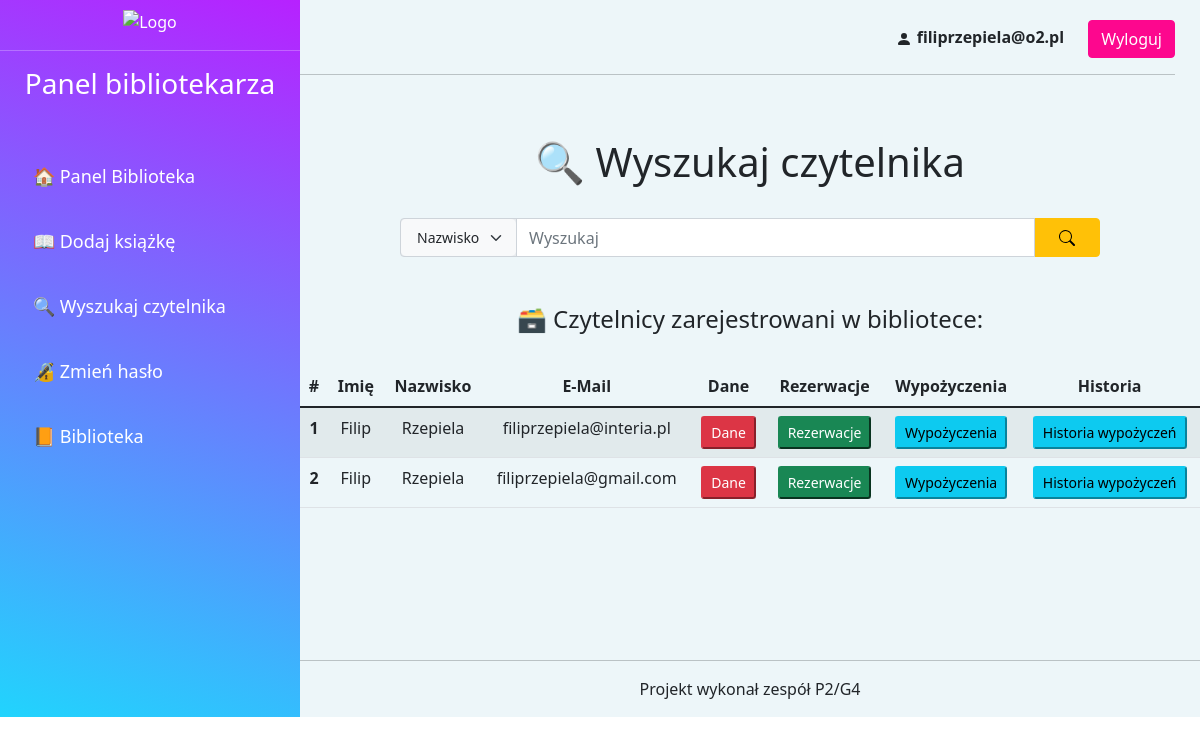
Before: /szukaj-czyt.php (signed in) with the older database file.
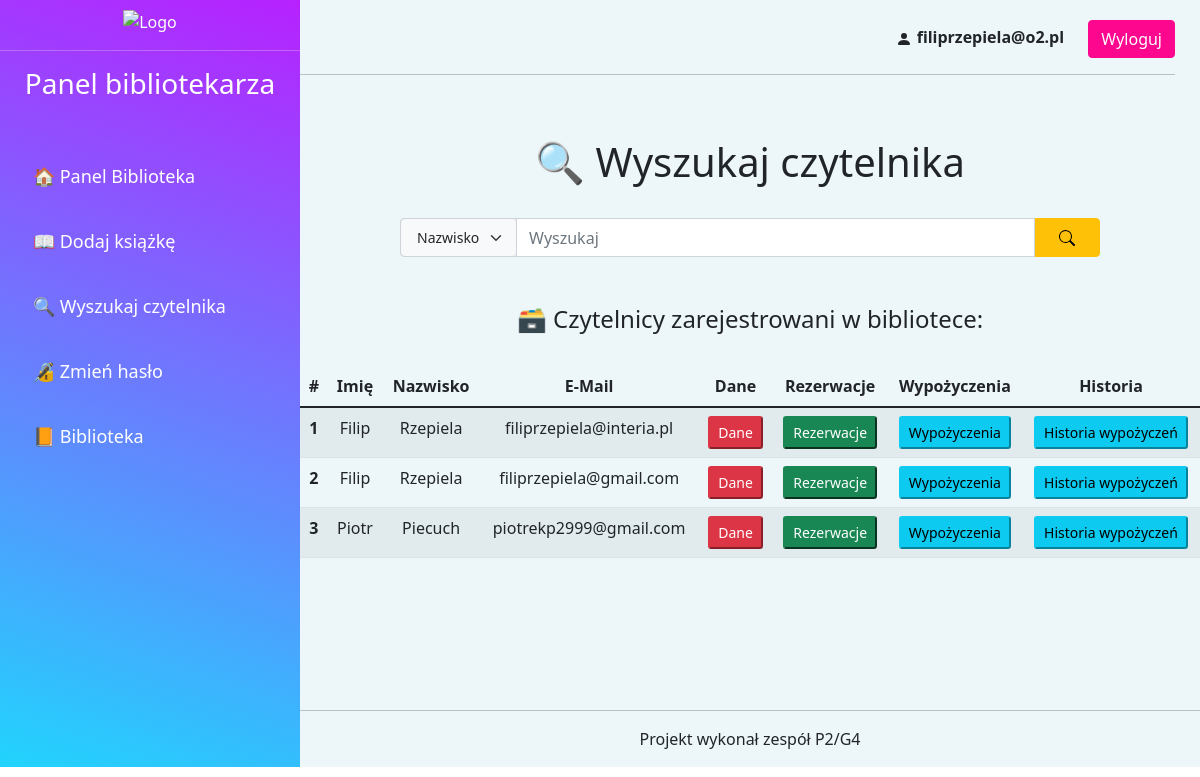
After: the same page with the newer database file.
### tables this page shows
CREATE TABLE `czytelnik` (
  `Id_czytelnik` int(11) NOT NULL,
  `Imie` varchar(255) NOT NULL,
  `Nazwisko` varchar(255) NOT NULL,
  `Mail` varchar(255) NOT NULL,
  `Haslo` varchar(255) NOT NULL,
  `Nr_telefonu` int(9) NOT NULL,
  `Miejscowosc` varchar(255) NOT NULL,
  `Ulica` varchar(255) NOT NULL,
  `Nr_domu` varchar(11) NOT NULL
);

### szukaj-czyt.php (the view, shortened to what this page needs)
<?php
require("config.php");
?>
<!DOCTYPE html>
<html lang="pl">
<head>
    <link rel="stylesheet" href="style3.css">
    <link rel="stylesheet" href="./css/bootstrap.css">
</head>
<body>
    <div class="calosc">
        <div class="lewa-panel">
            <div class="logo">
                <img width="180" alt="Logo" src="https://i.ibb.co/K7Th4wq/logobib.png" />
            </div>
            <hr>
            <div class="menu">
                <h3 style="text-align: center;">Panel bibliotekarza</h3><br><br>
                <div class="linki">
                    <a href="./panel-admin.php"><button type="button" class="btn btn-link" style="font-size: 18px;">🏠 Panel Biblioteka</button></a><br><br>
                    <a href="./dodaj-ksiazke.php"><button type="button" class="btn btn-link" style="font-size: 18px;">📖 Dodaj książkę</button></a><br><br>
                    <a href="./szukaj-czyt.php"><button type="button" class="btn btn-link" style="font-size: 18px;">🔍 Wyszukaj czytelnika</button></a><br><br>
                    <a href="./reset-password-admin.php"><button type="button" class="btn btn-link" style="font-size: 18px;">🔏 Zmień hasło</button></a><br><br>
                    <a href="./index.php"><button type="button" class="btn btn-link" style="font-size: 18px;">📙 Biblioteka</button></a><br><br>
                </div>
            </div>
        </div>
        <div class="prawa-panel">
            <div class="panel-prawa-gora">
                <span style="margin-right: 20px;"><svg xmlns="http://www.w3.org/2000/svg" width="16" height="16" fill="currentColor" class="bi bi-person-fill" viewBox="0 0 16 16">
                        <path d="M3 14s-1 0-1-1 1-4 6-4 6 3 6 4-1 1-1 1H3zm5-6a3 3 0 1 0 0-6 3 3 0 0 0 0 6z" />
                    </svg> <b><?php echo htmlspecialchars($_SESSION["username"]); ?></b></span>
                <a href="./logout.php"><button type="button" class="btn btn-primary">Wyloguj</button></a>
                <hr>
            </div>
            <br>
            <h1>🔍 Wyszukaj czytelnika</h1><br>
            <div class="wyszukaj-czytelnika">
            <div class="input-group mb-4" style="width: 700px;">
                <div class="input-group-text p-0">
                    <select class="form-select form-select-lg shadow-none bg-light border-0" style="font-size: 14px;">
                        <option>Nazwisko</option>
                    </select>
                </div>
                <input type="text" class="form-control" placeholder="Wyszukaj">
                <button class="input-group-text shadow-none px-4 btn-warning">
                </button>
            </div>
                <br>
                <h4>🗃 Czytelnicy zarejestrowani w bibliotece:</h4><br>
                <table class="table table-striped">
                    <thead>
                        <tr>
                            <th>#</th>
                            <th>Imię</th>
                            <th>Nazwisko</th>
                            <th>E-Mail</th>
                            <th>Dane</th>
                            <th>Rezerwacje</th>
                            <th>Wypożyczenia</th>
                            <th>Historia</th>
                        </tr>
                    </thead>
                    <tbody>
                    <?php
$wynik = mysqli_query($link, 'SELECT Id_czytelnik, Imie, Nazwisko, Mail FROM czytelnik');
$i = 1;
while ($row = mysqli_fetch_array($wynik)) {
    echo "<tr><th scope='row'>" . $i . "</th><td>" . $row['Imie'] . "</td><td>" . $row['Nazwisko'] . "</td><td>" . $row['Mail'] . "</td><td><a href='./dane.php?id_czyt=".$row['Id_czytelnik']."'><button type='button' class='btn-sm btn-danger'>Dane</button></a></td>
    <td><a href='./rezerwacje.php?id_czyt=".$row['Id_czytelnik']."''.php'><button type='button' class='btn-sm btn-success'>Rezerwacje</button></a></td>
    <td><a href='./wypozyczenia.php?id_czyt=".$row['Id_czytelnik']."'.php'><button type='button' class='btn-sm btn-info'>Wypożyczenia</button></a></td><td><a href='./historia_czyt.php?id_czyt=".$row['Id_czytelnik']."'.php'><button type='button' class='btn-sm btn-info'>Historia wypożyczeń</button></a></td>
</tr>";
$i++;
}
                    ?>
                    </tbody>
                </table>
            <br><br><br><br><br>
            </div>
            <div class="footer">
                <hr>
                <p>Projekt wykonał zespół P2/G4</p>
            </div>
        </div>
    </div>
</html>

Changed rows visible on the page:
added czytelnik: Imie "Piotr", Nazwisko "Piecuch", Mail "piotrekp2999@gmail.com"
